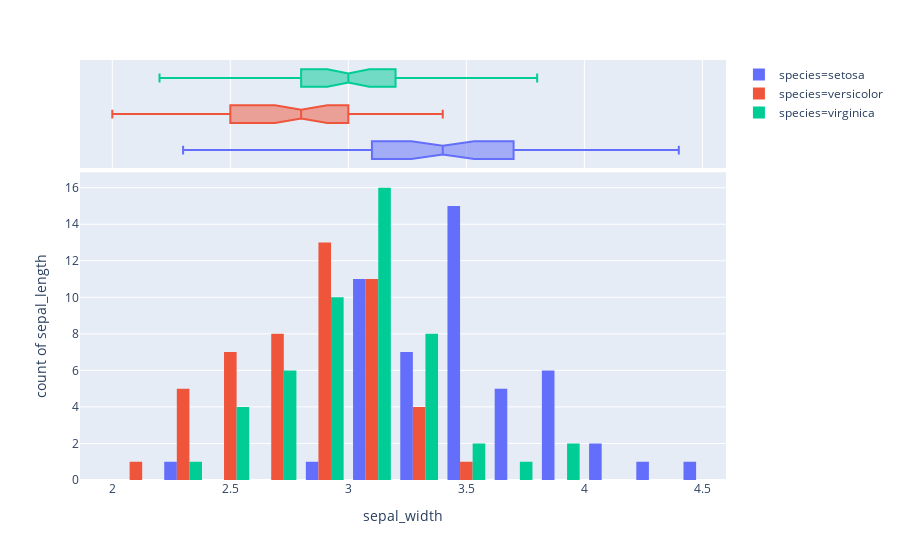

Notebook code cell kept with this figure:
### Code cell
import plotly.express as px
df = px.data.iris()
fig = px.histogram(df, x="sepal_width", y="sepal_length", color="species",
           marginal="box", barmode='group')
fig.show()

### Figure 1 — Plotly figure (JSON) as saved in the notebook; plotly's stock layout.template omitted (floating-point values rounded to 4 significant figures)
{"data": [{"alignmentgroup": "True", "bingroup": "x", "hoverlabel": {"namelength": 0}, "hovertemplate": "species=setosa<br>sepal_width=%{x}<br>count of sepal_length=%{y}", "legendgroup": "species=setosa", "marker": {"color": "#636efa"}, "name": "species=setosa", "offsetgroup": "species=setosa", "orientation": "v", "showlegend": true, "type": "histogram", "x": [3.5, 3, 3.2, 3.1, 3.6, 3.9, 3.4, 3.4, 2.9, 3.1, 3.7, 3.4, 3, 3, 4, 4.4, 3.9, 3.5, 3.8, 3.8, 3.4, 3.7, 3.6, 3.3, 3.4, 3, 3.4, 3.5, 3.4, 3.2, 3.1, 3.4, 4.1, 4.2, 3.1, 3.2, 3.5, 3.1, 3, 3.4, 3.5, 2.3, 3.2, 3.5, 3.8, 3, 3.8, 3.2, 3.7, 3.3], "xaxis": "x", "y": [5.1, 4.9, 4.7, 4.6, 5, 5.4, 4.6, 5, 4.4, 4.9, 5.4, 4.8, 4.8, 4.3, 5.8, 5.7, 5.4, 5.1, 5.7, 5.1, 5.4, 5.1, 4.6, 5.1, 4.8, 5, 5, 5.2, 5.2, 4.7, 4.8, 5.4, 5.2, 5.5, 4.9, 5, 5.5, 4.9, 4.4, 5.1, 5, 4.5, 4.4, 5, 5.1, 4.8, 5.1, 4.6, 5.3, 5], "yaxis": "y"}, {"alignmentgroup": "True", "hoverlabel": {"namelength": 0}, "hovertemplate": "species=setosa<br>sepal_width=%{x}", "legendgroup": "species=setosa", "marker": {"color": "#636efa"}, "name": "species=setosa", "notched": true, "offsetgroup": "species=setosa", "showlegend": false, "type": "box", "x": [3.5, 3, 3.2, 3.1, 3.6, 3.9, 3.4, 3.4, 2.9, 3.1, 3.7, 3.4, 3, 3, 4, 4.4, 3.9, 3.5, 3.8, 3.8, 3.4, 3.7, 3.6, 3.3, 3.4, 3, 3.4, 3.5, 3.4, 3.2, 3.1, 3.4, 4.1, 4.2, 3.1, 3.2, 3.5, 3.1, 3, 3.4, 3.5, 2.3, 3.2, 3.5, 3.8, 3, 3.8, 3.2, 3.7, 3.3], "xaxis": "x2", "yaxis": "y2"}, {"alignmentgroup": "True", "bingroup": "x", "hoverlabel": {"namelength": 0}, "hovertemplate": "species=versicolor<br>sepal_width=%{x}<br>count of sepal_length=%{y}", "legendgroup": "species=versicolor", "marker": {"color": "#EF553B"}, "name": "species=versicolor", "offsetgroup": "species=versicolor", "orientation": "v", "showlegend": true, "type": "histogram", "x": [3.2, 3.2, 3.1, 2.3, 2.8, 2.8, 3.3, 2.4, 2.9, 2.7, 2, 3, 2.2, 2.9, 2.9, 3.1, 3, 2.7, 2.2, 2.5, 3.2, 2.8, 2.5, 2.8, 2.9, 3, 2.8, 3, 2.9, 2.6, 2.4, 2.4, 2.7, 2.7, 3, 3.4, 3.1, 2.3, 3, 2.5, 2.6, 3, 2.6, 2.3, 2.7, 3, 2.9, 2.9, 2.5, 2.8], "xaxis": "x", "y": [7, 6.4, 6.9, 5.5, 6.5, 5.7, 6.3, 4.9, 6.6, 5.2, 5, 5.9, 6, 6.1, 5.6, 6.7, 5.6, 5.8, 6.2, 5.6, 5.9, 6.1, 6.3, 6.1, 6.4, 6.6, 6.8, 6.7, 6, 5.7, 5.5, 5.5, 5.8, 6, 5.4, 6, 6.7, 6.3, 5.6, 5.5, 5.5, 6.1, 5.8, 5, 5.6, 5.7, 5.7, 6.2, 5.1, 5.7], "yaxis": "y"}, {"alignmentgroup": "True", "hoverlabel": {"namelength": 0}, "hovertemplate": "species=versicolor<br>sepal_width=%{x}", "legendgroup": "species=versicolor", "marker": {"color": "#EF553B"}, "name": "species=versicolor", "notched": true, "offsetgroup": "species=versicolor", "showlegend": false, "type": "box", "x": [3.2, 3.2, 3.1, 2.3, 2.8, 2.8, 3.3, 2.4, 2.9, 2.7, 2, 3, 2.2, 2.9, 2.9, 3.1, 3, 2.7, 2.2, 2.5, 3.2, 2.8, 2.5, 2.8, 2.9, 3, 2.8, 3, 2.9, 2.6, 2.4, 2.4, 2.7, 2.7, 3, 3.4, 3.1, 2.3, 3, 2.5, 2.6, 3, 2.6, 2.3, 2.7, 3, 2.9, 2.9, 2.5, 2.8], "xaxis": "x2", "yaxis": "y2"}, {"alignmentgroup": "True", "bingroup": "x", "hoverlabel": {"namelength": 0}, "hovertemplate": "species=virginica<br>sepal_width=%{x}<br>count of sepal_length=%{y}", "legendgroup": "species=virginica", "marker": {"color": "#00cc96"}, "name": "species=virginica", "offsetgroup": "species=virginica", "orientation": "v", "showlegend": true, "type": "histogram", "x": [3.3, 2.7, 3, 2.9, 3, 3, 2.5, 2.9, 2.5, 3.6, 3.2, 2.7, 3, 2.5, 2.8, 3.2, 3, 3.8, 2.6, 2.2, 3.2, 2.8, 2.8, 2.7, 3.3, 3.2, 2.8, 3, 2.8, 3, 2.8, 3.8, 2.8, 2.8, 2.6, 3, 3.4, 3.1, 3, 3.1, 3.1, 3.1, 2.7, 3.2, 3.3, 3, 2.5, 3, 3.4, 3], "xaxis": "x", "y": [6.3, 5.8, 7.1, 6.3, 6.5, 7.6, 4.9, 7.3, 6.7, 7.2, 6.5, 6.4, 6.8, 5.7, 5.8, 6.4, 6.5, 7.7, 7.7, 6, 6.9, 5.6, 7.7, 6.3, 6.7, 7.2, 6.2, 6.1, 6.4, 7.2, 7.4, 7.9, 6.4, 6.3, 6.1, 7.7, 6.3, 6.4, 6, 6.9, 6.7, 6.9, 5.8, 6.8, 6.7, 6.7, 6.3, 6.5, 6.2, 5.9], "yaxis": "y"}, {"alignmentgroup": "True", "hoverlabel": {"namelength": 0}, "hovertemplate": "species=virginica<br>sepal_width=%{x}", "legendgroup": "species=virginica", "marker": {"color": "#00cc96"}, "name": "species=virginica", "notched": true, "offsetgroup": "species=virginica", "showlegend": false, "type": "box", "x": [3.3, 2.7, 3, 2.9, 3, 3, 2.5, 2.9, 2.5, 3.6, 3.2, 2.7, 3, 2.5, 2.8, 3.2, 3, 3.8, 2.6, 2.2, 3.2, 2.8, 2.8, 2.7, 3.3, 3.2, 2.8, 3, 2.8, 3, 2.8, 3.8, 2.8, 2.8, 2.6, 3, 3.4, 3.1, 3, 3.1, 3.1, 3.1, 2.7, 3.2, 3.3, 3, 2.5, 3, 3.4, 3], "xaxis": "x2", "yaxis": "y2"}], "layout": {"barmode": "group", "legend": {"tracegroupgap": 0}, "margin": {"t": 60}, "xaxis": {"anchor": "y", "domain": [0, 1], "title": {"text": "sepal_width"}}, "xaxis2": {"anchor": "y2", "domain": [0, 1], "matches": "x", "showgrid": true, "showticklabels": false}, "yaxis": {"anchor": "x", "domain": [0, 0.7326], "title": {"text": "count of sepal_length"}}, "yaxis2": {"anchor": "x2", "domain": [0.7426, 1], "matches": "y2", "showgrid": false, "showline": false, "showticklabels": false, "ticks": ""}}}
